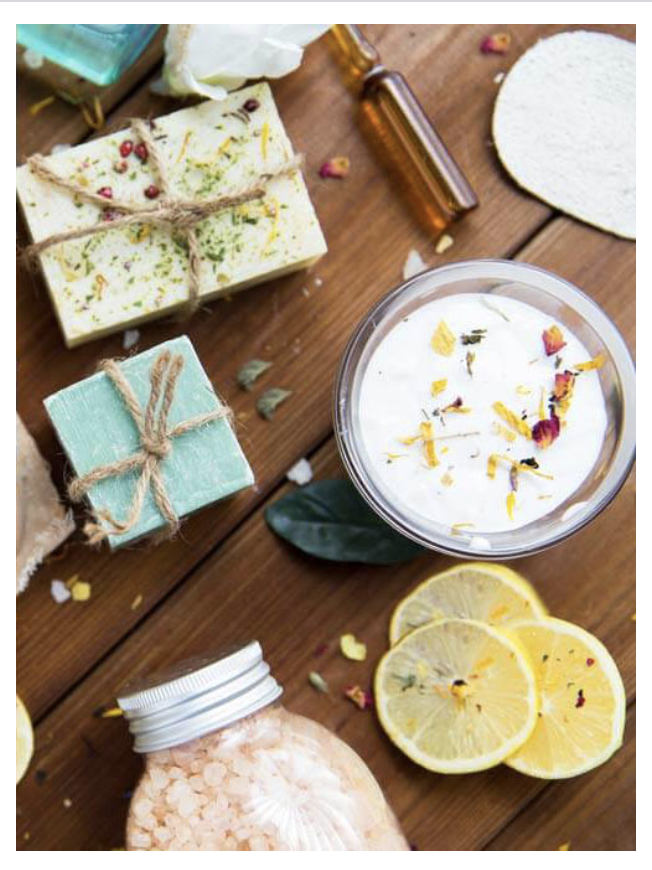
#> input picture project2/Screen Shot 2023-02-14 at 12.52.36 AM.png, 652 x 870 px, found by its file name
$ python diff_bt_images.py
#> lines starting #> are read from the running program, lines starting #| are printed output that depends on the picture; after the words box and inside, x2 and y2 are one past the last pixel; in counts of white or black regions, pixels touching at a corner belong together
import cv2 as cv
import numpy as np


#read images :
img_1 = cv.imread('project2/Screen Shot 2023-02-14 at 12.52.36 AM.png')
#> img_1 is the input picture: shape (870, 652, 3); mean B, G, R 136.5, 155.1, 169.6

img_2 = cv.imread('project2/Screen Shot 2023-02-14 at 12.52.56 AM.png')
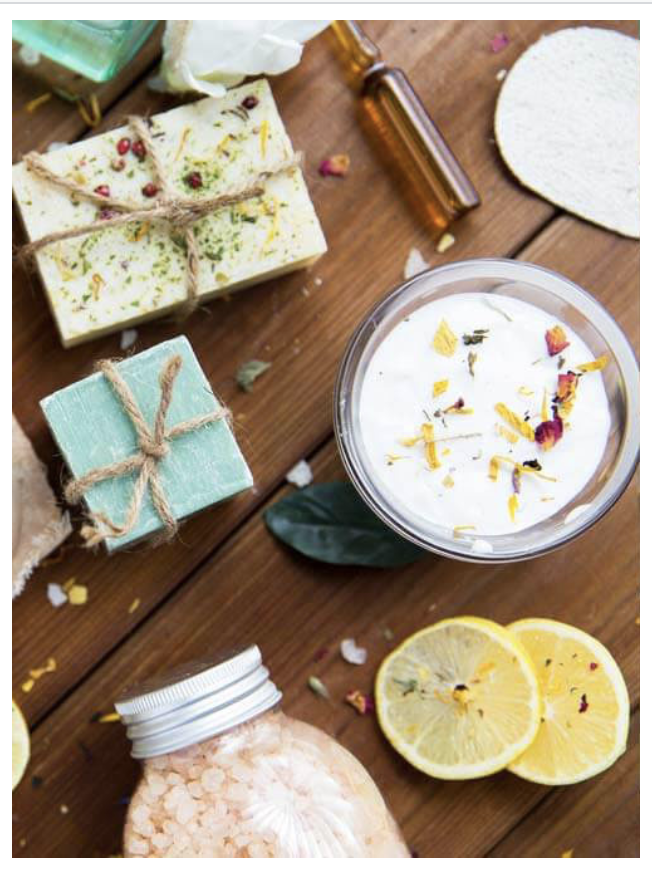
#> input picture project2/Screen Shot 2023-02-14 at 12.52.56 AM.png, 652 x 870 px, found by its file name
#> img_2 is the input picture: shape (870, 652, 3); mean B, G, R 132.1, 151, 166.1

#images should be at the same size
#Gray scale
Gray_1 = cv.cvtColor(img_1,cv.COLOR_BGR2GRAY)
Gray_2 = cv.cvtColor(img_2,cv.COLOR_BGR2GRAY)
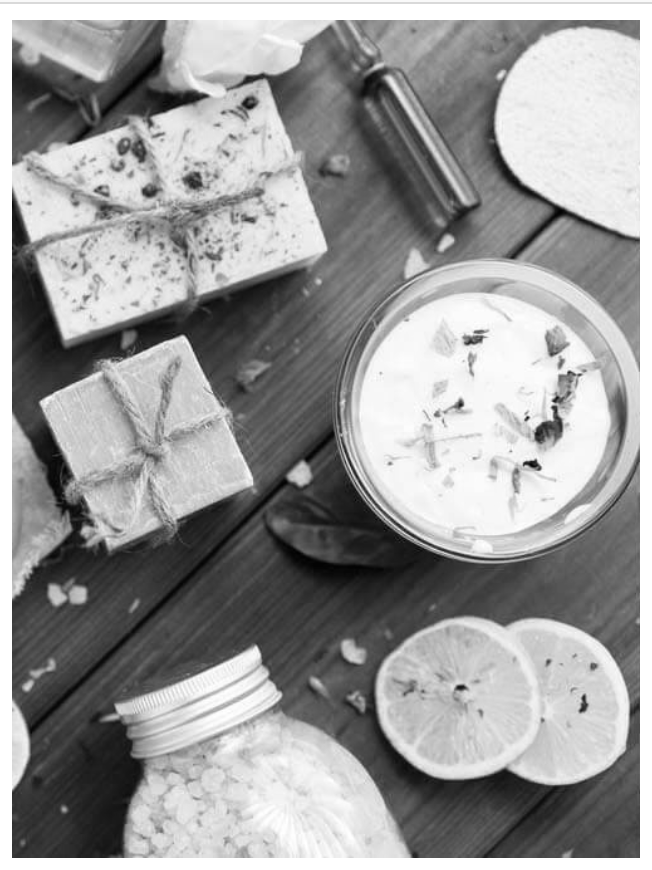
#> Gray_2: shape (870, 652); min 1, max 255, mean 153.4

#find the difference between the two images
diff = cv.absdiff(Gray_1,Gray_2)


#Apply thresh
thresh = cv.threshold(diff, 0, 255, cv.THRESH_BINARY_INV | cv.THRESH_OTSU)[1]
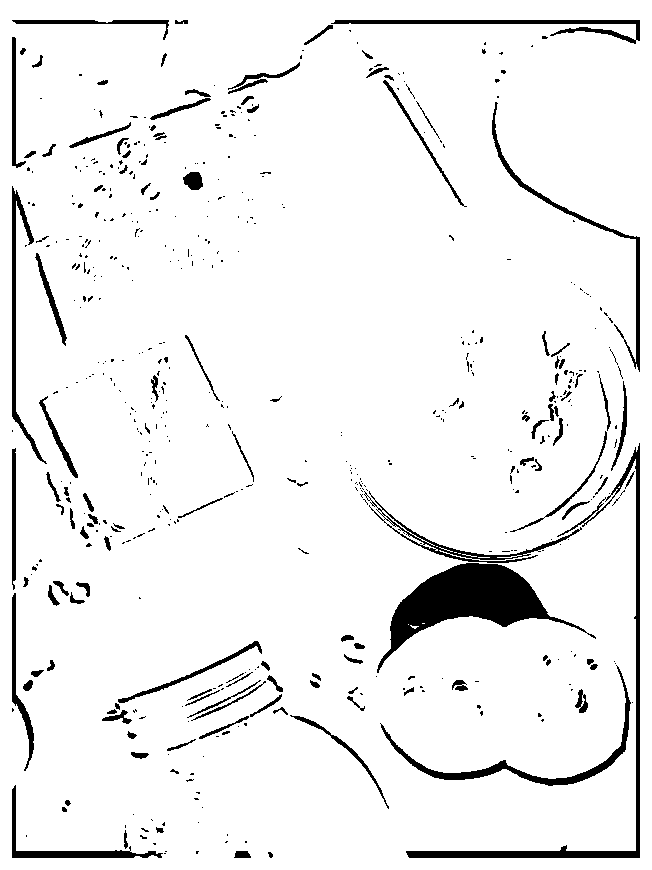
#> thresh: shape (870, 652); 93.8% white; 553 black regions (418 under 20 px), largest, box (x1, y1, x2, y2) and area: (377, 563, 596, 673) 7483, (406, 443, 640, 858) 3691, (380, 665, 631, 786) 2061
process_img = cv.bitwise_not(thresh)
kernel = np.ones((5,5),np.uint8)

opening = cv.morphologyEx(process_img, cv.MORPH_OPEN, kernel)
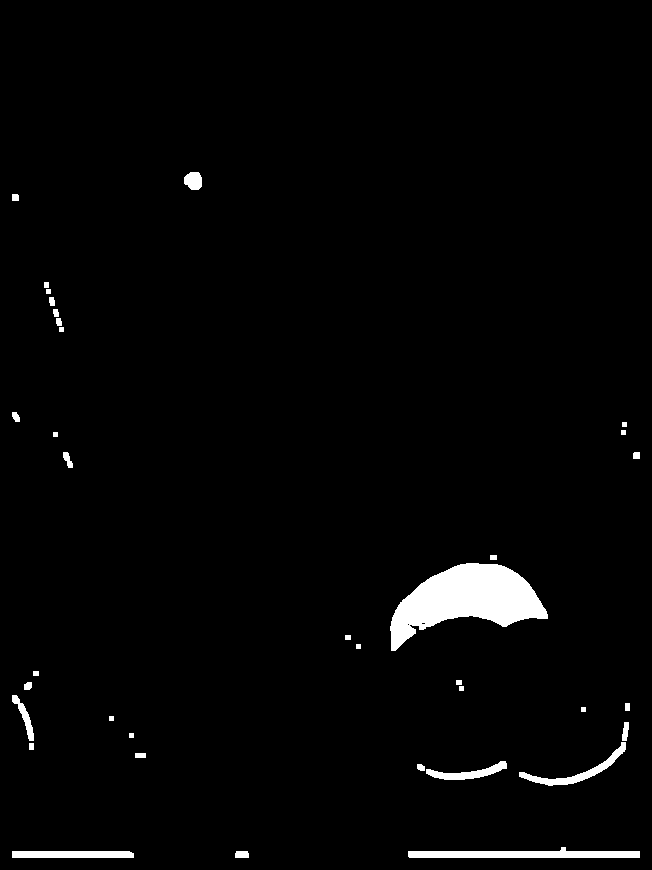
#> opening: shape (870, 652); 2.3% white; 36 white regions
#finding contours
contours , hierarchy= cv.findContours(opening, cv.RETR_EXTERNAL, cv.CHAIN_APPROX_SIMPLE)
#> contours = 36 contours, 10 with area under 20; largest, box (x1, y1, x2, y2) and area: (390, 563, 548, 651) 7037, (408, 847, 640, 858) 1404, (12, 851, 134, 858) 721, (519, 742, 626, 786) 701, (426, 761, 507, 780) 509
for contour in contours :
    if cv.contourArea(contour)> 100:

        x, y, w, h = cv.boundingRect(contour)
        cv.rectangle(img_2, (x, y), (x + w, y + h), (0, 255, 0), 2)
        cv.rectangle(img_1, (x, y), (x + w, y + h), (0, 255, 0), 2)
#> this loop made 36 passes
#> (x, y, w, h) on passes 2, 3, 5, 8, 14, 21, 36: (12, 851, 122, 7), (408, 847, 232, 11), (426, 761, 81, 19), (519, 742, 107, 44), (12, 695, 22, 46), (390, 563, 158, 88), (184, 172, 18, 18)
#> contour on passes 6, 7, 9, 11, 12, 13: [[135, 753], [135, 757], [145, 757], [145, 753]], [[29, 743], [29, 749], [33, 749], [33, 743]], [[129, 733], [129, 737], [133, 737], [133, 733]], [[109, 716], [109, 720], [113, 720], [113, 716]], [[581, 707], [581, 711], [585, 711], [585, 707]], [[625, 703], [625, 710], [629, 710], [629, 703]]
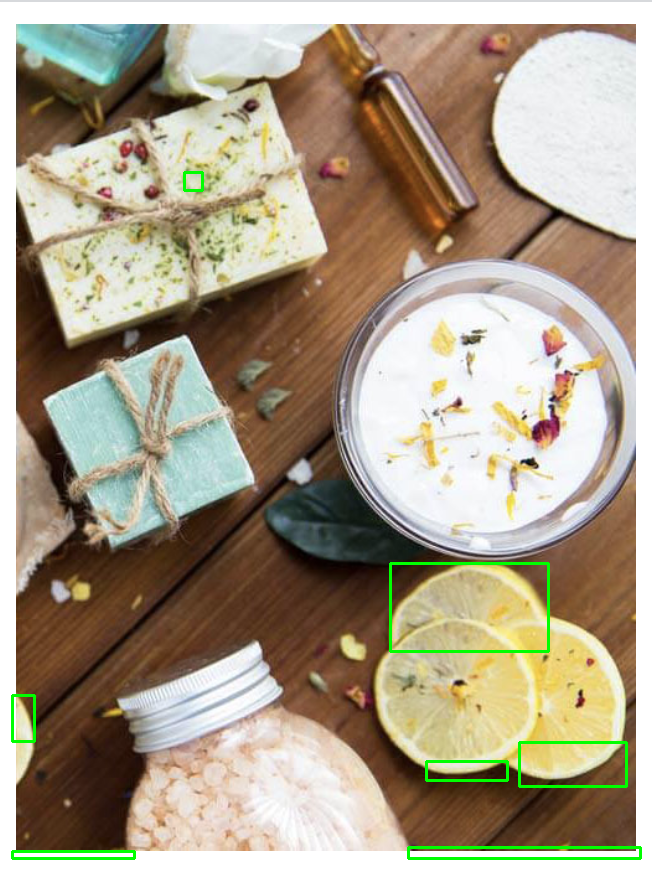
#> img_1: shape (870, 652, 3); 1.02% of pixels changed, all inside (x1, y1, x2, y2) = (11, 171, 642, 860)
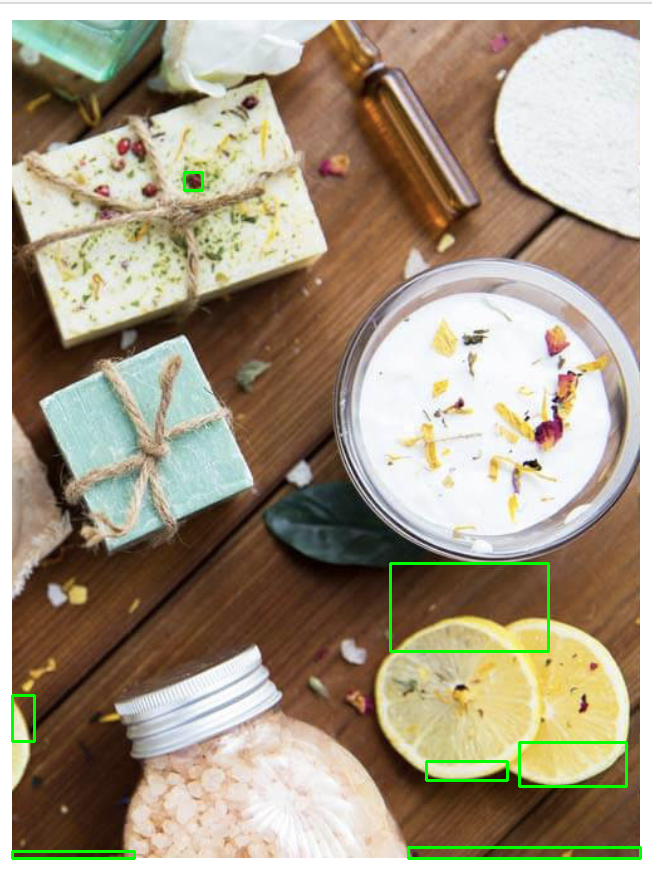
#> img_2: shape (870, 652, 3); 1.02% of pixels changed, all inside (x1, y1, x2, y2) = (11, 171, 642, 860)

stack_img = np.hstack([img_1,img_2])
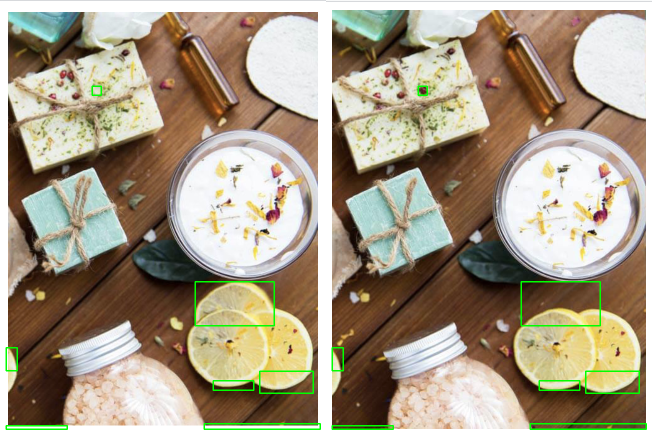
#> stack_img: shape (870, 1304, 3) (shown at 1/2 size); mean B, G, R 133.2, 154.2, 166.2
#show images


cv.imshow('final result',stack_img)


cv.waitKey(0)
cv.destroyAllWindows()
